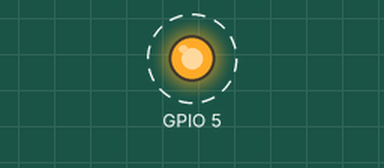
This program was run on a simulated Raspberry Pi (BCM pin numbers). On the bench: output pins drawn as LEDs (lit = HIGH). Dashed ring = blinking. At 20.0 s the program stops and its outputs stay as they are.

Above: at 0.5 s.
Timing chart, 0 to 4.6 s (numbered marks = the images above):
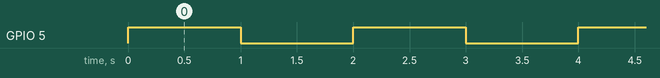

Measured:
- by itself, GPIO 5: alternates HIGH for 1.0 s and LOW for 1.0 s, 20 changes in all, then stays LOW

The program:

pump.py
```python
import RPi.GPIO as gpio
import time

gpio.setwarnings(True)
gpio.setmode(gpio.BCM)
gpio.setup(5,gpio.OUT)

i = 0
while i < 10:
    gpio.output(5,True)
    time.sleep(1)
    gpio.output(5,False)
    time.sleep(1)
    i += 1
```
